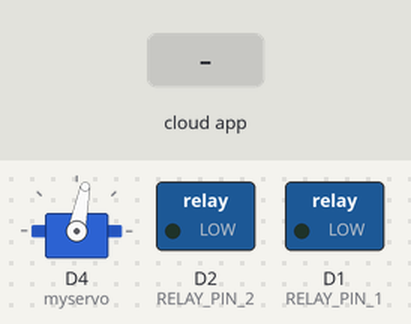
Recording of a sketch running on a simulated ESP8266 (NodeMCU). Parts: servo, switched loads named in the sketch (green lamp = pin HIGH). The test bench sets the inputs (shaded band). WiFi joins after 1.5 s; servers stay silent unless stated; what the sketch prints to the serial monitor is not drawn.

Above: at 2.7 s.
2.8 s: the phone or cloud app sets LED.1 to 1
6.3 s: the phone or cloud app sets LED.2 to 1
At 7.05 s:
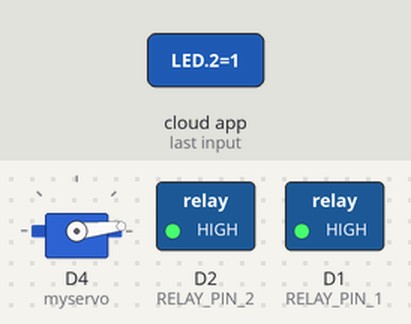
9.8 s: the phone or cloud app sets LED.1 to 0
At 12.46 s:
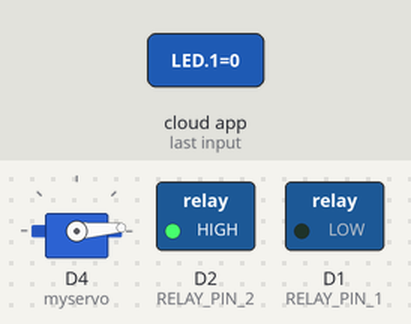
15.0 s: the phone or cloud app sets LED.2 to 0
At 17.86 s:
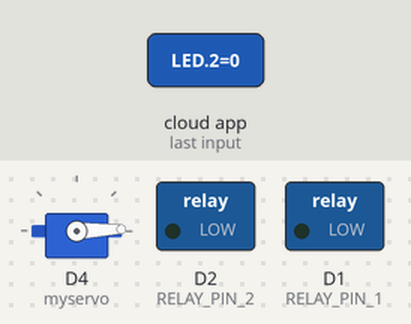
18.5 s: the phone or cloud app sets LED.1 to 1
At 23.57 s:
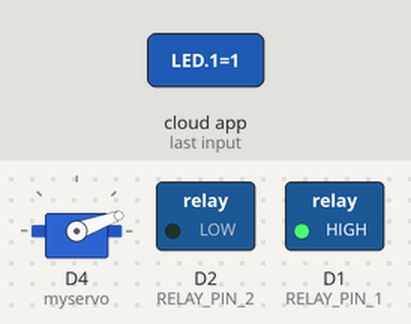
24.9 s: the phone or cloud app sets LED.2 to 1
At 34.67 s:
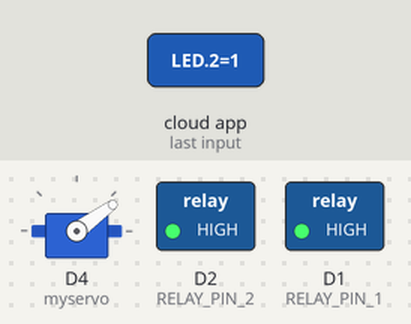
Timing chart, 0 to 60.0 s (numbered marks = the images above; inputs shaded):
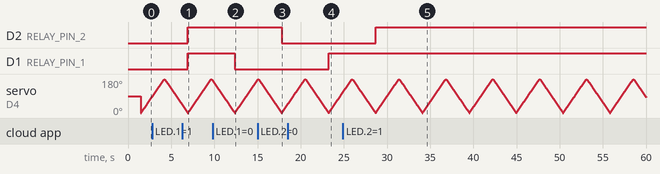

The sketch:

alexa.ino
```cpp
#include <Arduino.h>
#ifdef ESP32
#include <WiFi.h>
#define RELAY_PIN_1 12
#define RELAY_PIN_2 14
#else
#include <ESP8266WiFi.h>
#define RELAY_PIN_1 D1
#define RELAY_PIN_2 D2
#endif
#include "fauxmoESP.h"

#define SERIAL_BAUDRATE 115200

#define WIFI_SSID "DGF"
#define WIFI_PASS "0123456789"

#define LAMP_1 "LED 1"
#define LAMP_2 "LED 2"

#include <Servo.h>

Servo myservo;

fauxmoESP fauxmo;


// Wi-Fi Conexão
void wifiSetup() {

  // Define o como STA
  WiFi.mode(WIFI_STA);

  // Conecta
  Serial.printf("[WIFI] Conectado ao %s ", WIFI_SSID);
  WiFi.begin(WIFI_SSID, WIFI_PASS);

  // Espera
  while (WiFi.status() != WL_CONNECTED) {
    Serial.print(".");
    delay(100);
  }
  Serial.println();

  // Conectado
  Serial.printf("[WIFI] STATION Mode, SSID: %s, IP address: %s\n", WiFi.SSID().c_str(), WiFi.localIP().toString().c_str());
}

void setup() {
  // Inicia a Serial

  myservo.attach(2);

  Serial.begin(SERIAL_BAUDRATE);
  Serial.println();

  // Conexão Wi-Fi
  wifiSetup();

  // LED
  pinMode(RELAY_PIN_1, OUTPUT);
  digitalWrite(RELAY_PIN_1, LOW);

  pinMode(RELAY_PIN_2, OUTPUT);
  digitalWrite(RELAY_PIN_2, LOW);

  // Por padrão, fauxmoESP cria seu próprio servidor web na porta definida
  // A porta TCP deve ser 80 para dispositivos gen3 (o padrão é 1901)
  // Isso deve ser feito antes da chamada enable()
  fauxmo.createServer(true); // não é necessário, este é o valor padrão
  fauxmo.setPort(80); // Isso é necessário para dispositivos gen3

  // Você deve chamar enable(true) assim que tiver uma conexão WiFi
  // Você pode ativar ou desativar a biblioteca a qualquer momento
  // Desativá-lo impedirá que os dispositivos sejam descobertos e trocados
  fauxmo.enable(true);

  // Você pode usar diferentes maneiras de chamar a Alexa para modificar o estado dos dispositivos:
  // "Alexa, ligar LED um"

  // Adiciona os dispositivos
  fauxmo.addDevice(LAMP_1);
  fauxmo.addDevice(LAMP_2);

  fauxmo.onSetState([](unsigned char device_id, const char * device_name, bool state, unsigned char value) {
    // Retorno de chamada quando um comando da Alexa é recebido.
    // Você pode usar device_id ou device_name para escolher o elemento no qual realizar uma ação (relé, LED, ...)
    // O state é um booleano (ON / OFF) e value um número de 0 a 255 (se você disser "definir a luz da cozinha para 50%", receberá 128 aqui).

    Serial.printf("[MAIN] Device #%d (%s) state: %s value: %d\n", device_id, device_name, state ? "ON" : "OFF", value);
    if ( (strcmp(device_name, LAMP_1) == 0) ) {
      Serial.println("RELAY 1 switched by Alexa");
      //digitalWrite(RELAY_PIN_1, !digitalRead(RELAY_PIN_1));
      if (state) {
        digitalWrite(RELAY_PIN_1, HIGH);
      } else {
        digitalWrite(RELAY_PIN_1, LOW);
      }
    }
    if ( (strcmp(device_name, LAMP_2) == 0) ) {
      // this just sets a variable that the main loop() does something about
      Serial.println("RELAY 2 switched by Alexa");
      if (state) {
        digitalWrite(RELAY_PIN_2, HIGH);
      } else {
        digitalWrite(RELAY_PIN_2, LOW);
      }
    }
  });

}

void loop() {
  // fauxmoESP usa um servidor TCP assíncrono, mas um servidor UDP sincronizado
  // Portanto, temos que pesquisar manualmente os pacotes UDP
  fauxmo.handle();

  int pos;

  for (pos = 0; pos <= 180; pos += 1) { // goes from 0 degrees to 180 degrees
    // in steps of 1 degree
    myservo.write(pos);              // tell servo to go to position in variable 'pos'
    delay(15);                       // waits 15ms for the servo to reach the position
  }
  for (pos = 180; pos >= 0; pos -= 1) { // goes from 180 degrees to 0 degrees
    myservo.write(pos);              // tell servo to go to position in variable 'pos'
    delay(15);                       // waits 15ms for the servo to reach the position
  }

  static unsigned long last = millis();
  if (millis() - last > 5000) {
    last = millis();
    Serial.printf("[MAIN] Free heap: %d bytes\n", ESP.getFreeHeap());
  }

}
```

Measured:
- after the input at 6.3 s, D2 (RELAY_PIN_2): LOW → HIGH after 0.64 s
- after the input at 9.8 s, D1 (RELAY_PIN_1): HIGH → LOW after 2.6 s
- after the input at 15.0 s, D2 (RELAY_PIN_2): HIGH → LOW after 2.8 s
- after the input at 18.5 s, D1 (RELAY_PIN_1): LOW → HIGH after 4.7 s
- after the input at 24.9 s, D2 (RELAY_PIN_2): LOW → HIGH after 3.8 s
